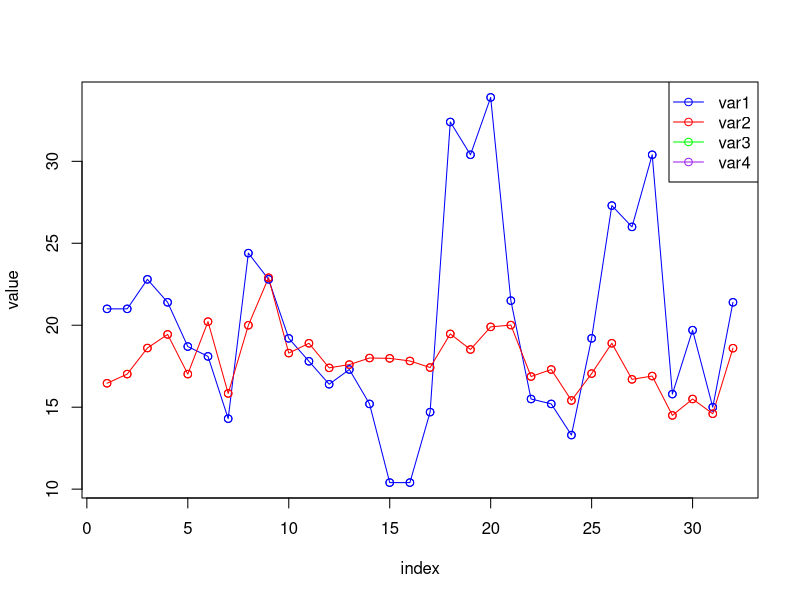
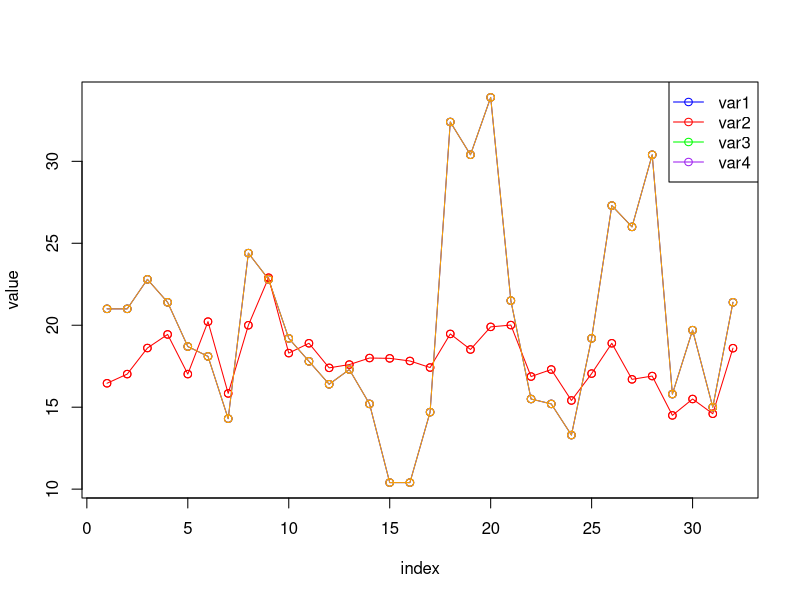

The R script that drew these images, in order:
#10th program
data(mtcars)
var1<-mtcars$mpg
var2<-mtcars$qsec
var3<-mtcars$wt
var4<-mtcars$hp

plot(var1,type="o",col="blue",xlab="index",ylab="value")
lines(var2,type="o",col="red")
lines(var3,type="o",col="green")
lines(var4,type="o",col="purple")
points(var1,col="blue")
points(var2,col="red")
points(var3,col="green")
points(var4,col="purple")
legend("topright",legend=c("var1","var2","var3","var4"),col=c("blue","red","green","purple"),lty=1,pch=1)

#highlighting it with different color
data(mtcars)
highlight_var1<-mtcars$mpg
highlight_var2<-mtcars$qsec
highlight_var3<-mtcars$wt
highlight_var4<-mtcars$hp

plot(var1,type="o",col="blue",xlab="index",ylab="value")
lines(var2,type="o",col="red")
lines(var3,type="o",col="green")
lines(var4,type="o",col="purple")
points(var1,col="blue")
points(var2,col="red")
points(var3,col="green")
points(var4,col="purple")
lines(highlight_var1,type="o",col="orange")
points(highlight_var1,col="orange")
legend("topright",legend=c("var1","var2","var3","var4"),col=c("blue","red","green","purple"),lty=1,pch=1)
